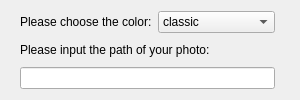
<?xml version="1.0" encoding="UTF-8"?>
<ui version="4.0">
 <class>BackGround</class>
 <widget class="QWidget" name="BackGround">
  <property name="geometry">
   <rect>
    <x>0</x>
    <y>0</y>
    <width>300</width>
    <height>100</height>
   </rect>
  </property>
  <property name="minimumSize">
   <size>
    <width>300</width>
    <height>100</height>
   </size>
  </property>
  <property name="maximumSize">
   <size>
    <width>300</width>
    <height>100</height>
   </size>
  </property>
  <property name="windowTitle">
   <string>Form</string>
  </property>
  <widget class="QWidget" name="layoutWidget">
   <property name="geometry">
    <rect>
     <x>20</x>
     <y>10</y>
     <width>255</width>
     <height>83</height>
    </rect>
   </property>
   <layout class="QVBoxLayout" name="verticalLayout">
    <item>
     <layout class="QHBoxLayout" name="horizontalLayout_2">
      <item>
       <widget class="QLabel" name="label">
        <property name="text">
         <string>Please choose the color:</string>
        </property>
       </widget>
      </item>
      <item>
       <widget class="QComboBox" name="comboBox">
        <item>
         <property name="text">
          <string>classic</string>
         </property>
        </item>
        <item>
         <property name="text">
          <string>gray</string>
         </property>
        </item>
        <item>
         <property name="text">
          <string>white</string>
         </property>
        </item>
        <item>
         <property name="text">
          <string>black</string>
         </property>
        </item>
        <item>
         <property name="text">
          <string>graygreen</string>
         </property>
        </item>
       </widget>
      </item>
     </layout>
    </item>
    <item>
     <layout class="QHBoxLayout" name="horizontalLayout">
      <item>
       <widget class="QLabel" name="label_2">
        <property name="minimumSize">
         <size>
          <width>0</width>
          <height>20</height>
         </size>
        </property>
        <property name="maximumSize">
         <size>
          <width>16777215</width>
          <height>20</height>
         </size>
        </property>
        <property name="text">
         <string>Please input the path of your photo:</string>
        </property>
       </widget>
      </item>
     </layout>
    </item>
    <item>
     <widget class="QLineEdit" name="lineEdit"/>
    </item>
   </layout>
  </widget>
 </widget>
 <resources/>
 <connections/>
</ui>
